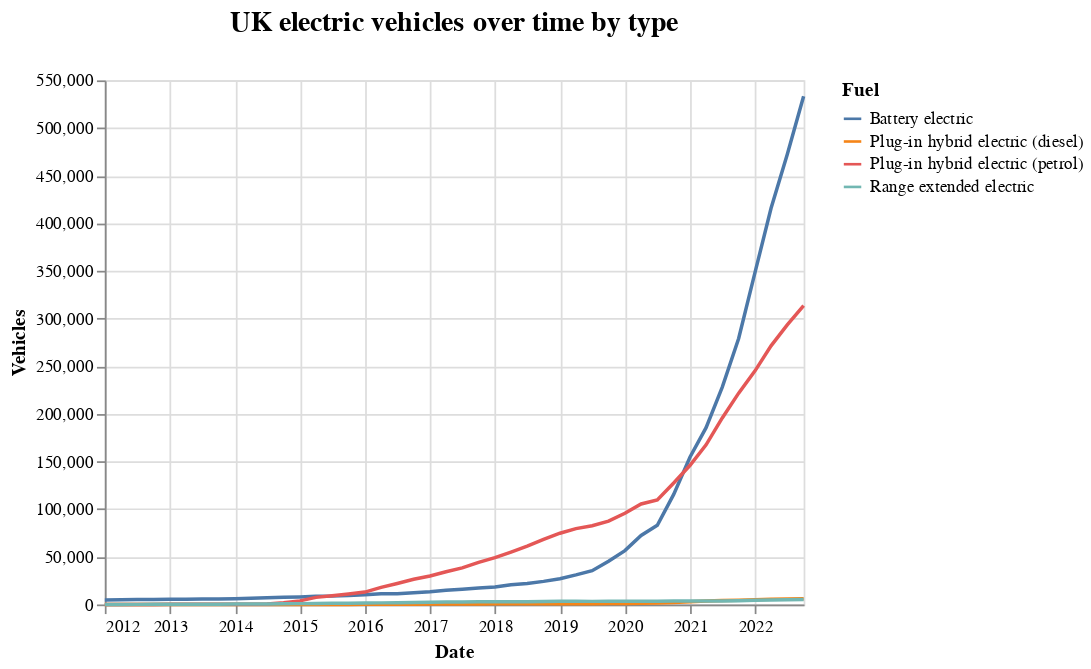

This figure's Vega-Lite source:
### Vega-Lite specification from a JSON file in a GitHub repository (floating-point values rounded to 4 significant figures; data arrays with more than 128 entries replaced by an {"elided": "..."} marker saying what was removed)
{"config": {"view": {"continuousWidth": 400, "continuousHeight": 300}, "title": {"anchor": "middle", "dy": -16, "fontSize": 16}}, "data": {"name": "data-a8a064c8b6d82807d2a44f7de2c8566e"}, "mark": "line", "encoding": {"color": {"field": "Fuel", "type": "nominal"}, "tooltip": [{"field": "Vehicles", "type": "quantitative"}, {"field": "Date", "type": "temporal"}], "x": {"field": "Date", "type": "temporal"}, "y": {"field": "Vehicles", "type": "quantitative"}}, "selection": {"selector002": {"type": "single", "nearest": true, "on": "mouseover", "fields": ["x"], "empty": "none"}}, "title": "UK electric vehicles over time by type", "$schema": "https://vega.github.io/schema/vega-lite/v4.17.0.json", "datasets": {"data-a8a064c8b6d82807d2a44f7de2c8566e": {"elided": "176 records"}}}
